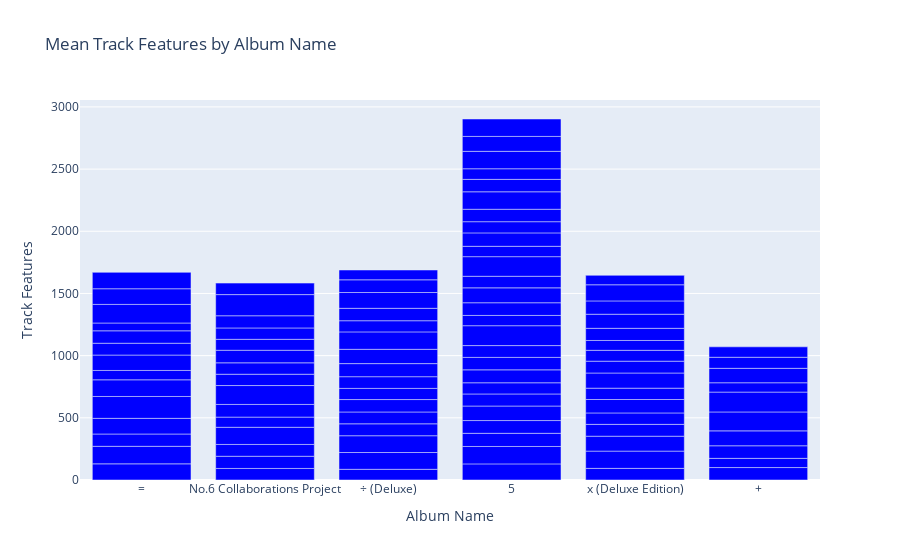
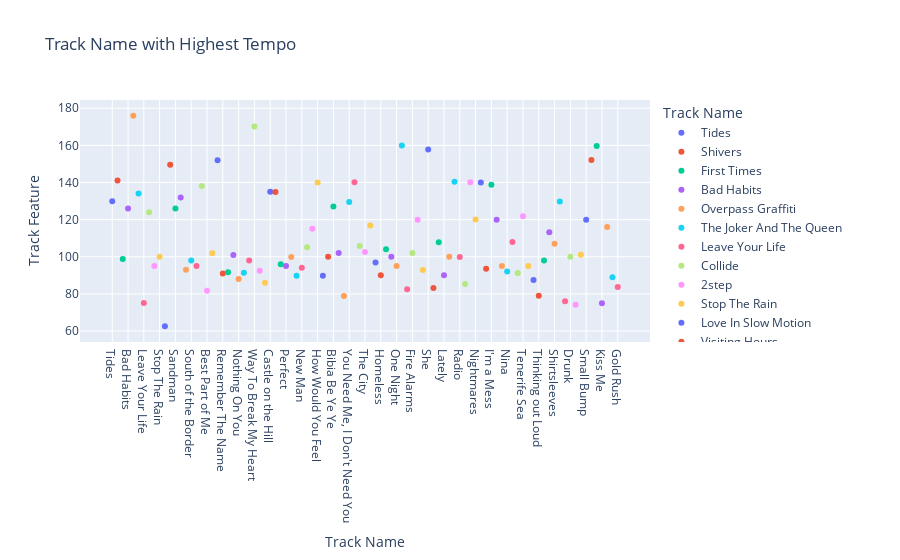
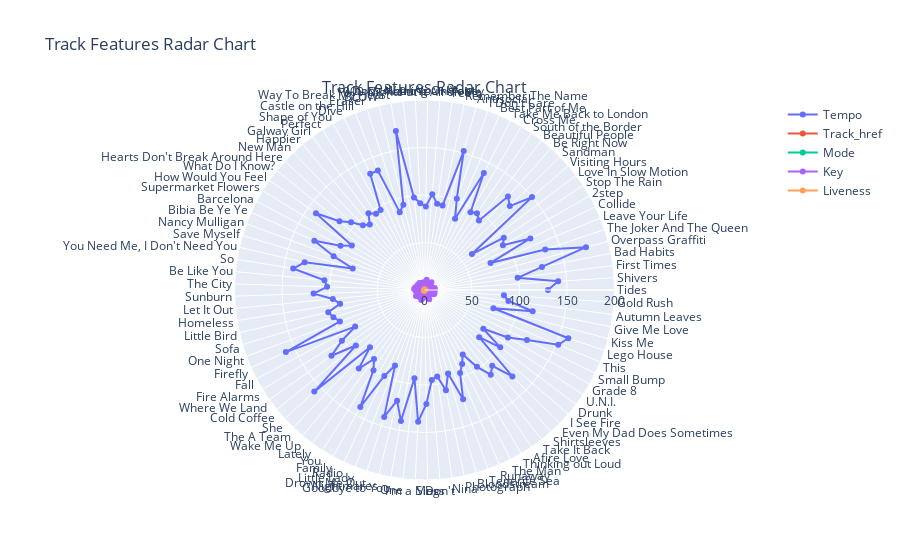

Notebook code for these charts, in order:
### Code cell
import plotly.subplots as sp
import plotly.graph_objects as go
import pandas as pd


fig1 = go.Figure()

fig1.add_trace(go.Bar(x=df['album_name'], y=df['tempo'], marker_color='blue', 
                     name='Tempo', legendgroup='tempo'))


fig1.update_layout(barmode='group', title='Mean Track Features by Album Name',
                  xaxis_title='Album Name', yaxis_title='Track Features')

fig1.show()

# Chart 2 - Scatter Plot showing track_name with highest value in track features
chart2_feature = 'tempo'  # Choose the track feature to show on the chart
fig2 = px.scatter(df, x='track_name', y=chart2_feature, color='track_name',
                 labels={'track_name': 'Track Name', chart2_feature: 'Track Feature'},
                 title='Track Name with Highest {}'.format(chart2_feature.capitalize()))
fig2.show()

# Chart 3 - Radar Chart showing track features for each track_name
chart3_features = ['tempo', 'track_href', 'mode', 'key', 'liveness']  # Choose the track features to show on the chart
fig3 = sp.make_subplots(rows=1, cols=1, subplot_titles=('Track Features Radar Chart',))

for feature in chart3_features:
    fig3.add_trace(go.Scatterpolar(r=df[feature], theta=df['track_name'], mode='lines+markers', 
                                   name=feature.capitalize()))

fig3.update_layout(polar=dict(radialaxis=dict(range=[0, 200])), 
                   title='Track Features Radar Chart')
fig3.show()

# Create the Plotly Dashboard
dashboard = sp.make
